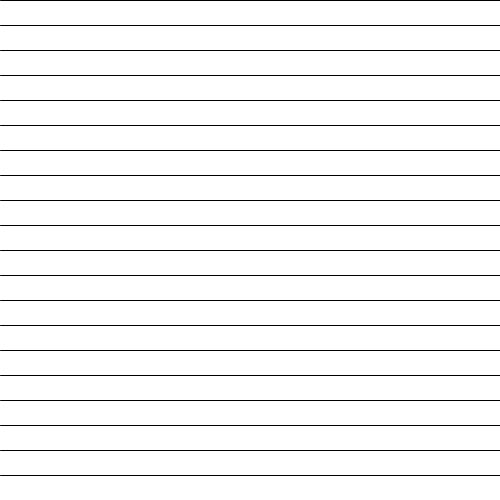
Frame 1 (no input)
Frame 60 (the mouse pressed at the canvas centre just before this capture): identical to frame 1, image omitted
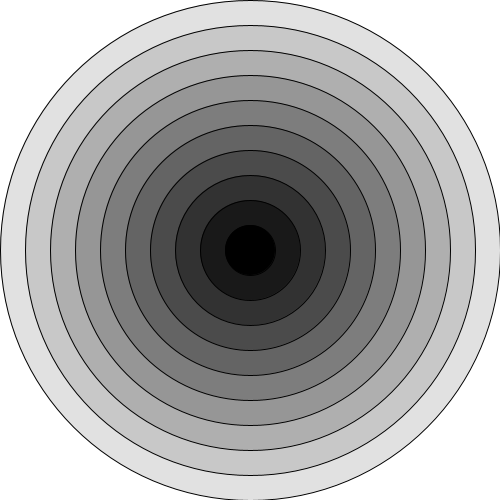
Frame 120 (the mouse held since frame 60 and released just before this capture)

The Processing sketch that drew these frames (run headless with seeded random() and noise(); from frame 60 on, the mouse is pressed at the canvas centre):

// Processing sketch: PicturesMadeFromLoops
// ── PicturesMadeFromLoops.pde
/*
A series of images all generated using simple loops.
*/

// for keeping track of which image to display
int imageNumber = 0;

// center of window
float center;
      
void setup() {
  size(500, 500);
  stroke(0);
  center = width/2;
}

void draw() {
  background(255);
  println(imageNumber);
  
  // draw a different picture each time the mouse is clicked
  switch(imageNumber) {
    
    // a series of horizontal lines
    case 0:
    
      float lineSpacing = 25;
      
      for (int yCoordinate = 0; yCoordinate < height; yCoordinate += lineSpacing) {
        line(0, yCoordinate, width, yCoordinate);
      }
      
      break;
      
    // a series of concentric, shaded circles
    case 1:

      float shade;
      
      for (int diameter = width; diameter > 0; diameter -= 50) {
        shade = diameter/2 - 25;       
        fill(shade);
        ellipse(center, center, diameter, diameter);
      }
      
      break;
    
    // a series of concentric, unshaded ellipses
    case 2:
    
      noFill();
      
      for (int i = 0; i < 10; i++) {
        ellipse(center, center, i*20, i*40); 
      }
    
      break;
    
    // a series of rectangles turned in two directions
    case 3:
    
      // draw each rectangle lower and wider than the previous rectangle
      for (float i = 1.0; i < width; i *= 1.1) {
        rect(0, i, i, i*2);  
      }
    
      break;
    
    // a series of evenly spaced squares
    case 4:
      
      float squareSpacing = 25;
      
      for (int i = 0; i < 10; i++) {
        rect(i*squareSpacing, height/2, squareSpacing/2, squareSpacing/2);
      }
      
      break;
    
    // a value scale made of evenly sized squares
    case 5:
      
      float valueSquareSpacing = 0;
      
      for (int fillShade = 255; fillShade > 0; fillShade -= 15) {
        
        fill(fillShade);
        rect(valueSquareSpacing, height/2, 25, 25);
        
        valueSquareSpacing += 25;
        
      }
    
      break;
  }
}

void mousePressed() {
  // loop through the images when the mouse button is clicked
  if (imageNumber == 5) {
    imageNumber = 0;
  } else {
    imageNumber++;
  }
}
